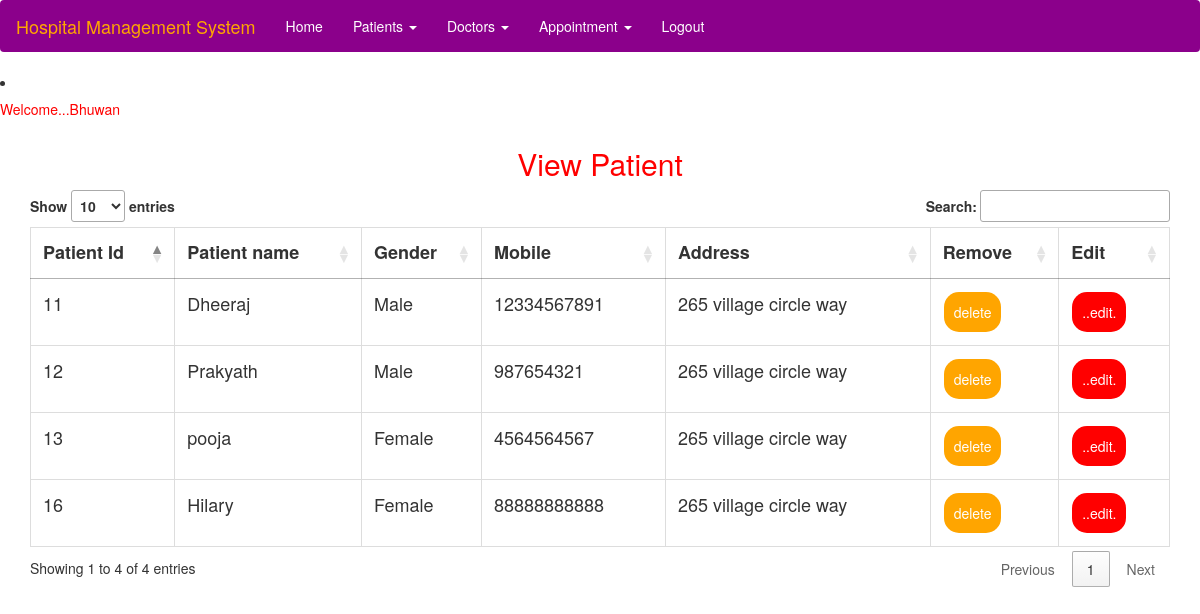
/view_patient (signed in), run on the app's committed database.
### hospital/models.py (models this page shows, shortened)
class Patient(models.Model):
    gender = models.ForeignKey(Gender, on_delete=models.CASCADE, null=True)
    name = models.CharField(max_length=50, null=True)
    mobile = models.IntegerField(null=True)
    address = models.CharField(max_length=100, null=True)

class Gender(models.Model):
    type = models.CharField(max_length=50, null=True)
    def __str__(self):
        return self.type

### hospital/views.py (the view)
# urls.py: path('view_patient', view_Patient, name='view_patient'),
def view_Patient(request):
    if not request.user.is_staff:
        return redirect('login')
    stats = Stats.objects.all()
    doc = Patient.objects.all()
    d = {'doc': doc, "stats": stats}
    return render(request, 'view_patient.html', d)

### hospital/templates/view_patient.html
{% extends 'navigation.html' %}
{% block body %}
 <div class="container">
<center><h2 style="color:red">View Patient</h2></center>
<table class="table table-bordered" id="myTable">
  <thead>
  <tr>
    <th>Patient Id</th>
    <th>Patient name</th>
      <th> Gender</th>
    <th>Mobile</th>
      <th>Address</th>
    <th>Remove</th>
      <th>Edit</th>
  </tr>
  </thead>
    <tbody>
    {% for i in doc %}
  <tr>
    <td>{{i.id}}</td>
    <td>{{i.name}}</td>
      <td>{{i.gender}}</td>
      <td>{{i.mobile}}</td>
      <td>{{i.address}}</td>
      <td><a href="{% url 'delete_patient' i.id %}"><button class="button button1">delete</button></a></td>
      <td><a href="{% url 'edit_patient' i.id %}"><button class="button button1" style="background-color:red">..edit.</button></a></td>
  </tr>
    {% endfor %}
  </tbody>
</table>
   </div>
{% endblock %}

### hospital/templates/navigation.html (shortened to what this page needs)
<!DOCTYPE html>
<html lang="en">
<head>
    {% load static %}
  <link rel="stylesheet" href="https://maxcdn.bootstrapcdn.com/bootstrap/3.4.0/css/bootstrap.min.css">
  <link rel = stylesheet href = "//cdn.datatables.net/1.10.19/css/jquery.dataTables.min.css">
</head>
<body>
<nav class="navbar navbar-expand-sm bg-info navbar-dark" style="background-color:DarkMagenta">
  <div class="container-fluid">
    <div class="navbar-header">
      <a class="navbar-brand" href="#" style="color:orange">Hospital Management System</a>
    </div>
    <ul class="nav navbar-nav">
      <li class="active"><a href="{% url 'home' %}" style="color:white">Home</a></li>
      <li class="dropdown"><a class="dropdown-toggle" data-toggle="dropdown" href="#" style="color:white">Patients  <span class="caret"></span></a>
      </li>
      <li class="dropdown"><a class="dropdown-toggle" data-toggle="dropdown" href="#" style="color:white">Doctors  <span class="caret"></span></a>
      </li>
      <li class="dropdown"><a class="dropdown-toggle" data-toggle="dropdown" href="#" style="color:white">Appointment  <span class="caret"></span></a>
      </li>
      <li><a href="{% url 'logout' %}" style="color:white">Logout</a></li>
    </ul>
  </div>
</nav>
<li><h5 style="color:red">Welcome...<span style="color:red">{{request.user.username}}</span></h5></li>
{% block body %}
{% endblock %}
</body>
</html>

### hospital/templates/navigation.html (style rules this page uses)
* { box-sizing: border-box; }
#myTable { border-collapse: collapse; width: 100%; border: 1px solid #ddd; font-size: 18px; }
#myTable th, #myTable td { text-align: left; padding: 12px; }
#myTable tr { border-bottom: 1px solid #ddd; }
.button { background-color: orange; border: none; color: white; padding: 10px; text-align: center; text-decoration: none; display: inline-block; font-size: 14px; margin: 1px 1px; cursor: pointer; }
.button1 { border-radius: 15px; }

### data on the page
Patient: id "11", name "Dheeraj", gender "Male", mobile "12334567891", address "265 village circle way"
Patient: id "12", name "Prakyath", gender "Male", mobile "987654321", address "265 village circle way"
Patient: id "13", name "pooja", gender "Female", mobile "4564564567", address "265 village circle way"
Patient: id "16", name "Hilary", gender "Female", mobile "88888888888", address "265 village circle way"

### other printed values
{{ request.user.username }} "Bhuwan"
